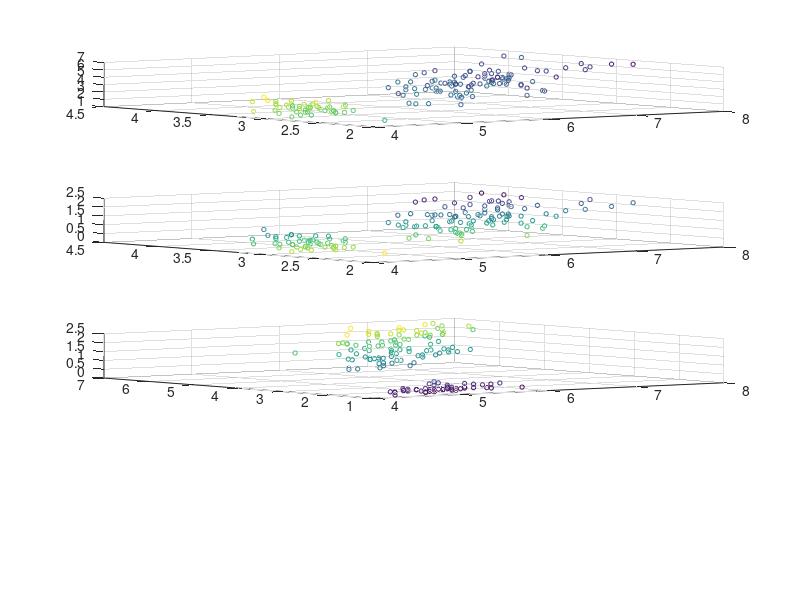

This figure's MATLAB source:
% Lab 2
% Find the least squares classification function for the following
% data sets. 
% 2. The Iris data set
load fisheriris.mat

xIris = [ones(150,1) meas];
ySet = [ones(50,1);zeros(100,1)]; % Red
bSet = inv(xIris'*xIris)*xIris'*ySet; % optimal hyperplane
yVers = [zeros(50,1);ones(50,1);zeros(50,1)]; % Green
bVers = inv(xIris'*xIris)*xIris'*yVers;
yVirg = [zeros(100,1);ones(50,1)]; % Blue
bVirg = inv(xIris'*xIris)*xIris'*yVirg;

figure

% Compare Sepal Length, Sepal Width, Petal Length
% Classified by Setosa
fSet = bSet(1)*xIris(:,1)+bSet(2)*xIris(:,2)+bSet(3)*xIris(:,3)+bSet(4)*xIris(:,4); % Approximation of ySet
subplot(4,1,1);
scatter3(xIris(:,2),xIris(:,3), xIris(:,4),10,fSet);

% Compare Sepal Length, Sepal Width, Petal Width
% Classified by Versicolor
fVers = bVers(1)*xIris(:,1)+bVers(2)*xIris(:,2)+bVers(3)*xIris(:,3)+bVers(5)*xIris(:,5); % Approximation of yVers
subplot(4,1,2);
scatter3(xIris(:,2),xIris(:,3),xIris(:,5),10,fVers);

% Compare Sepal Length, Petal Length, Petal Width
% Classified by Virginica
fVirg = bVirg(1)*xIris(:,1)+bVirg(2)*xIris(:,2)+bVirg(4)*xIris(:,4)+bVirg(5)*xIris(:,5); % Approximation of yVirg
subplot(4,1,3);
scatter3(xIris(:,2),xIris(:,4), xIris(:,5),10,fVirg);





